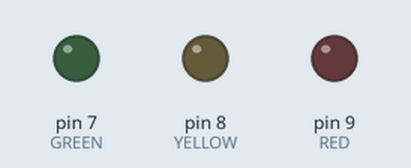
The sketch below on a simulated Arduino Uno, built with avr-gcc and run on an emulated ATmega328P. Shown: output pins drawn as LEDs (lit = HIGH).

Above: at 0.05 s.
At 0.45 s:
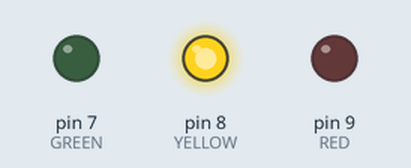
At 0.9 s:
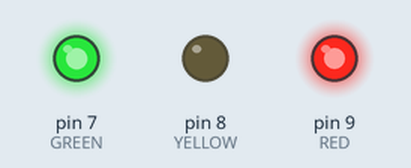
At 1.55 s:
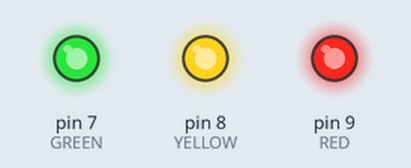
At 2.2 s:
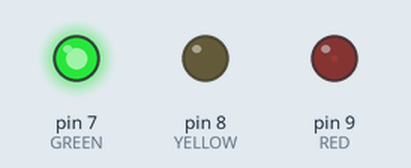
At 3.1 s:
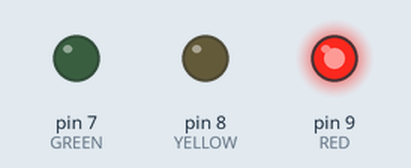
Timing chart, 0 to 7.2 s (numbered marks = the images above):
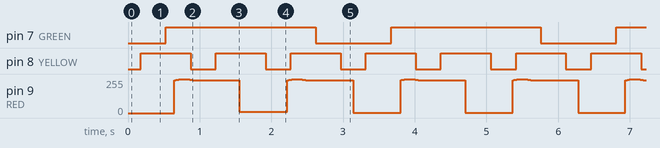

The sketch:

AnalogDimmer.ino
```cpp
#include <math.h>

const int RED = 9;
const double RED_SPEED = 0.002;

const int GREEN = 7;
const double GREEN_SPEED = 0.001;

const int YELLOW = 8;
const double YELLOW_SPEED = 0.003;


void setup() {
  pinMode(RED, OUTPUT);
}

void loop() {
  // (int) cast is same as Math.floor()
  int red = (int)(fabs(sin(RED_SPEED * millis())) * 255);
  analogWrite(RED, red);

  int green = (int)(fabs(sin(GREEN_SPEED * millis())) * 255);
  analogWrite(GREEN, green);

  int yellow = (int)(fabs(sin(YELLOW_SPEED * millis())) * 255);
  analogWrite(YELLOW, yellow);
}
```

Measured:
- by itself, pin 7 (GREEN): alternates HIGH for 2.1 s and LOW for 1.1 s
- by itself, pin 8 (YELLOW): alternates HIGH for 0.70 s and LOW for 0.35 s
